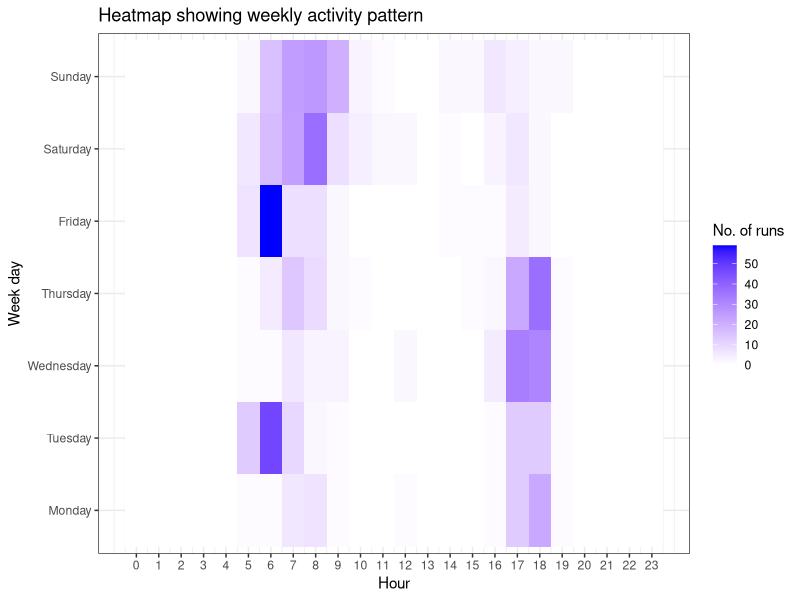
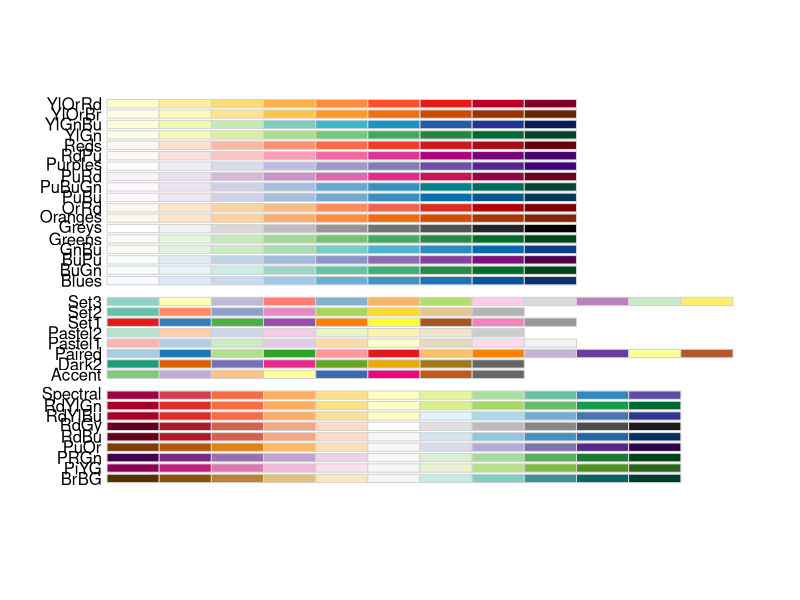
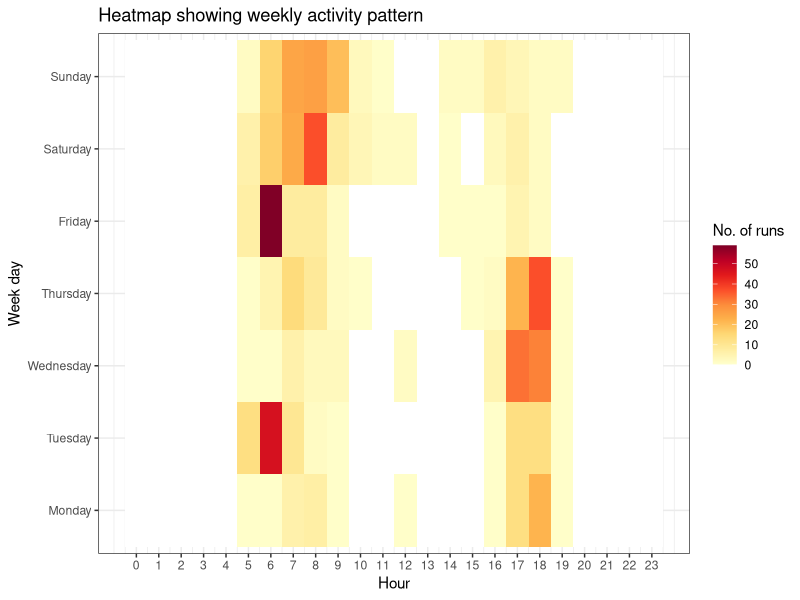
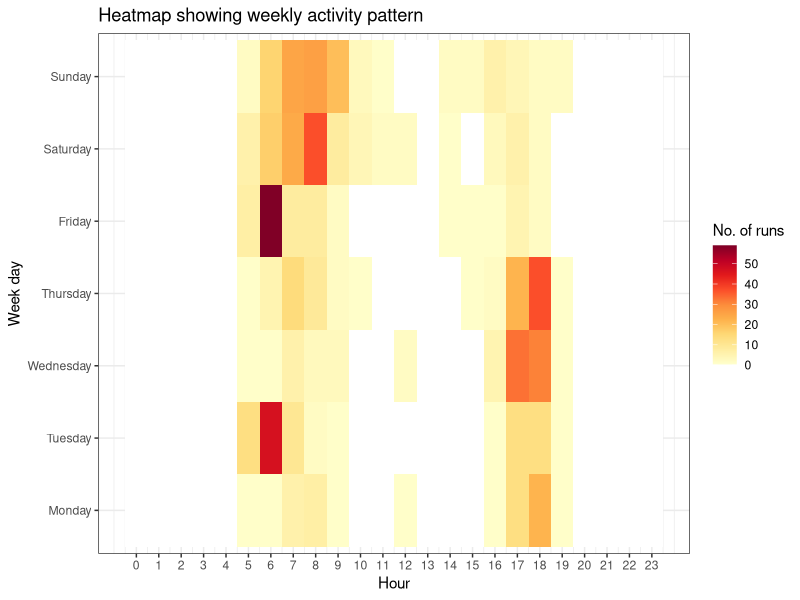

Generate these figures, in order, with R:
## ---- chunk 1
# I am going to use several packages from tidyverse
# library(readr)
# library(dplyr)
# library(lubridate)
# library(ggplot2)
library(tidyverse)
## ---- chunk 2
#When I use read_csv() function, I run into a problem with column names involving spaces.
#unfortunately, i could not solve this problem.
activities <- read_csv("data/Activities.csv")
View(activities)
## ---- chunk 3
#not sure what is going on. but used this.
#https://community.rstudio.com/t/handling-column-names-from-df-with-spaces/58082/3
activities <- as_tibble(activities, .name_repair = "universal")
View(activities)
## ---- chunk 4
dim(activities)
str(activities)
## ---- chunk 5
#Create subset of variables
running_15 <- activities %>% 
              select(Activity.Type, Date, Distance) %>%                
              #Convert activity type to a factor
              mutate(Activity.Type = as.factor(Activity.Type)) %>% 
              filter(Date >= "2015-01-01")
str(running_15)
## ---- chunk 6
running_15 %>% 
   pull("Activity.Type") %>% 
   levels()
## ---- chunk 7
View(running_15)
## ---- chunk 8
running_long <- running_15 %>% 
                  mutate(year = year(Date), 
                         month = month(Date, label = TRUE, abbr = FALSE), #abbr=TRUE gives three-letter abb.
                         week = week(Date), 
                         wday = wday(Date, label = TRUE, abbr = FALSE, week_start = 1),
#label=TRUE:TRUE will display the day of the week as an "ordered factor" of character strings, such as "Sunday." 
#day on which week starts following ISO conventions - 1 means Monday, 7 means Sunday (default). 
#When label = TRUE, this #will be the first level of the returned factor.                          
                         hour = hour(Date))
str(running_long)  
## ---- chunk 9
running_long <- running_15 %>% 
                  mutate(year = year(Date), 
                         month = month(Date, label = TRUE, abbr = FALSE), #abbr=TRUE gives three-letter abb.
                         week = week(Date), 
                         wday = wday(Date, label = TRUE, abbr = FALSE, week_start = 1),
                         hour = hour(Date)) %>% 
#week_start	
#day on which week starts following ISO conventions - 1 means Monday
#turn ordered factor into a regular factor for compatibility in the following codes.
                  mutate(wday = factor(wday,
                         levels = c("Monday", "Tuesday", "Wednesday", "Thursday", "Friday", "Saturday", "Sunday"),
                         ordered = FALSE))

## ---- chunk 10
str(running_long)
## ---- chunk 11
# Create a complete grid to include all possible combinations of weekday and hour even if no data
hour <- c(0:23)  #x-axis
week <- c("Monday", "Tuesday", "Wednesday", "Thursday", "Friday","Saturday", "Sunday") #y-axis
grid <- expand.grid(week, hour) 

#dim(grid): rows: 7*24=168 by 2
## ---- chunk 12
# Group by week day, then hour and summarise by counting number of activities per group
heatmap_runs <- running_long %>%
                 group_by(wday, hour) %>%
                  summarise(no_runs = n())
#dim(heatmap_runs):75  3
## ---- chunk 13
# Join grid and heatmap_runs
# If you don't do this, the heatmap won't show the full week, and have blank tiles for missing values instead of rather showing 0 runs/activity
heatmap_runs_full <- heatmap_runs %>%
                      right_join(grid, 
                                 by = c("wday"="Var1", "hour"="Var2")) %>% 
                      arrange(wday,hour)  

# right_join: includes all rows in grid data frame, takes the corresponding
# no runs from heatmap_runs data frame.
# dim(heatmap_runs_full): 168 x 3 
## ---- chunk 14
#Only 75 out 168 will be filled in.
#Replace NA with 0 so that ggplot2 can handle (?)
heatmap_runs_full[is.na(heatmap_runs_full)] <- 0

#did not work. any help?
#heatmap_runs_full <- heatmap_runs_full %>% 
#                    mutate(no_runs = replace_na(no_runs, 0))
## ---- chunk 15
# Plot heatmap using ggplot
heatmap_runs_full %>% 
ggplot(aes(x=hour, y=wday, fill=no_runs)) +
      geom_tile() +
      scale_fill_gradient(name = "No. of runs", low = "white", high = "blue") +
      #scale_fill_gradientn: creates a n-colour gradient from low to high. 
      scale_x_continuous(breaks = seq(0,23,1)) + 
      ggtitle("Heatmap showing weekly activity pattern") +
      xlab("Hour") +
      ylab("Week day") +
      theme_bw()
## ---- chunk 16
#https://colorbrewer2.org/#type=sequential&scheme=BuGn&n=3
# Using ColorBrewer to generate palette
#install RcolorBrewer packages first
library(RColorBrewer)
display.brewer.all()
## ---- chunk 17
#pick 100 hundred different colors, list from light to dark. n=9 is fixed. number of different colors.
pal <- colorRampPalette(brewer.pal(9, "YlOrRd"))(100)
## ---- chunk 18
heatmap_runs_full %>% 
ggplot(aes(x=hour, y=wday, fill=no_runs)) +
       geom_tile() +
       scale_fill_gradientn(name = "No. of runs", colours=c("white", pal)) +
       #colours, colors	Vector of colours to use for n-colour gradient.
       scale_x_continuous(breaks = seq(0,23,1)) + 
       ggtitle("Heatmap showing weekly activity pattern") +
       xlab("Hour") +
       ylab("Week day") +
       theme_bw()
## ---- chunk 19
# Save plot
ggsave("heatmap_weekly_counts.png", width = 10, height = 7)
